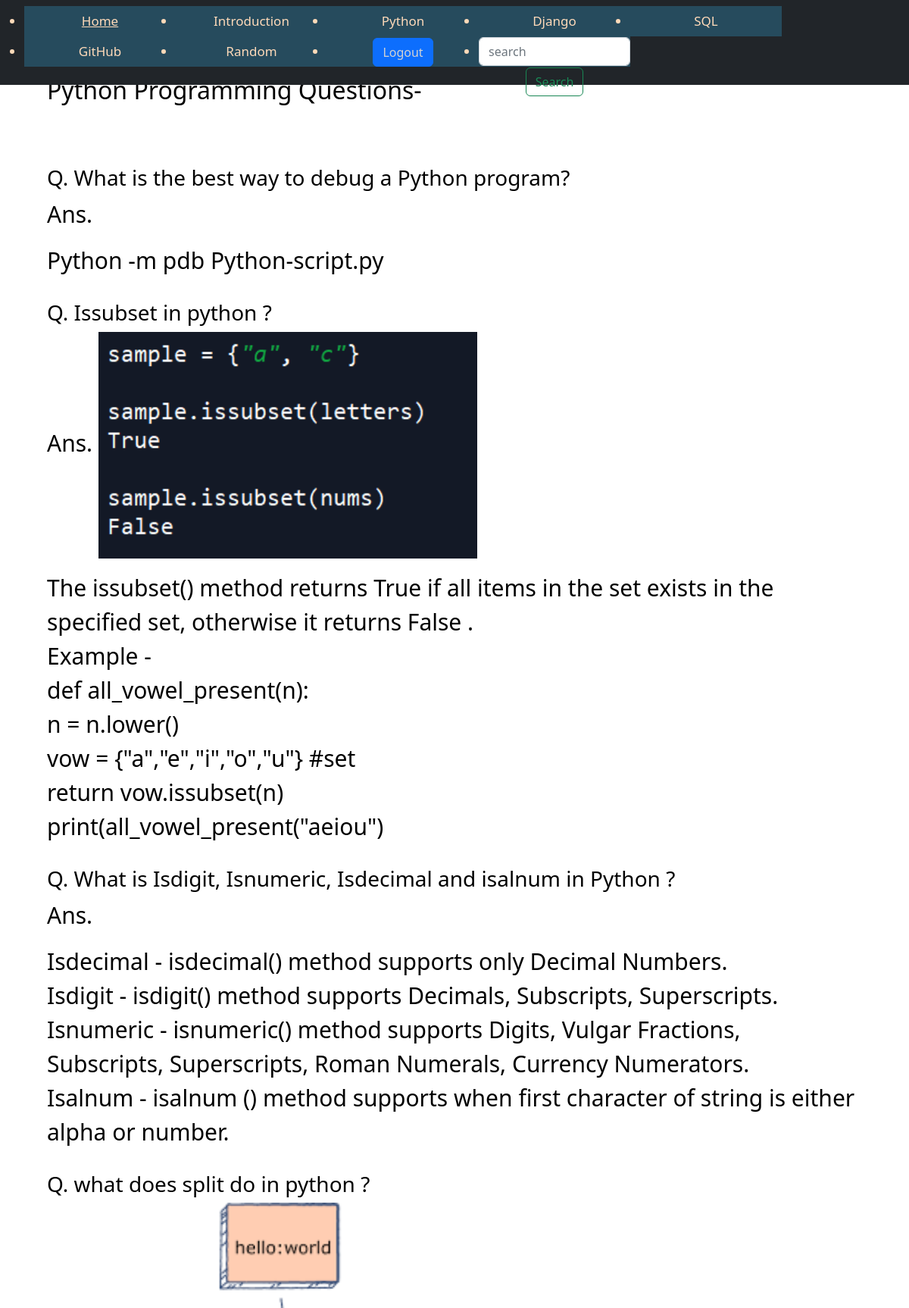
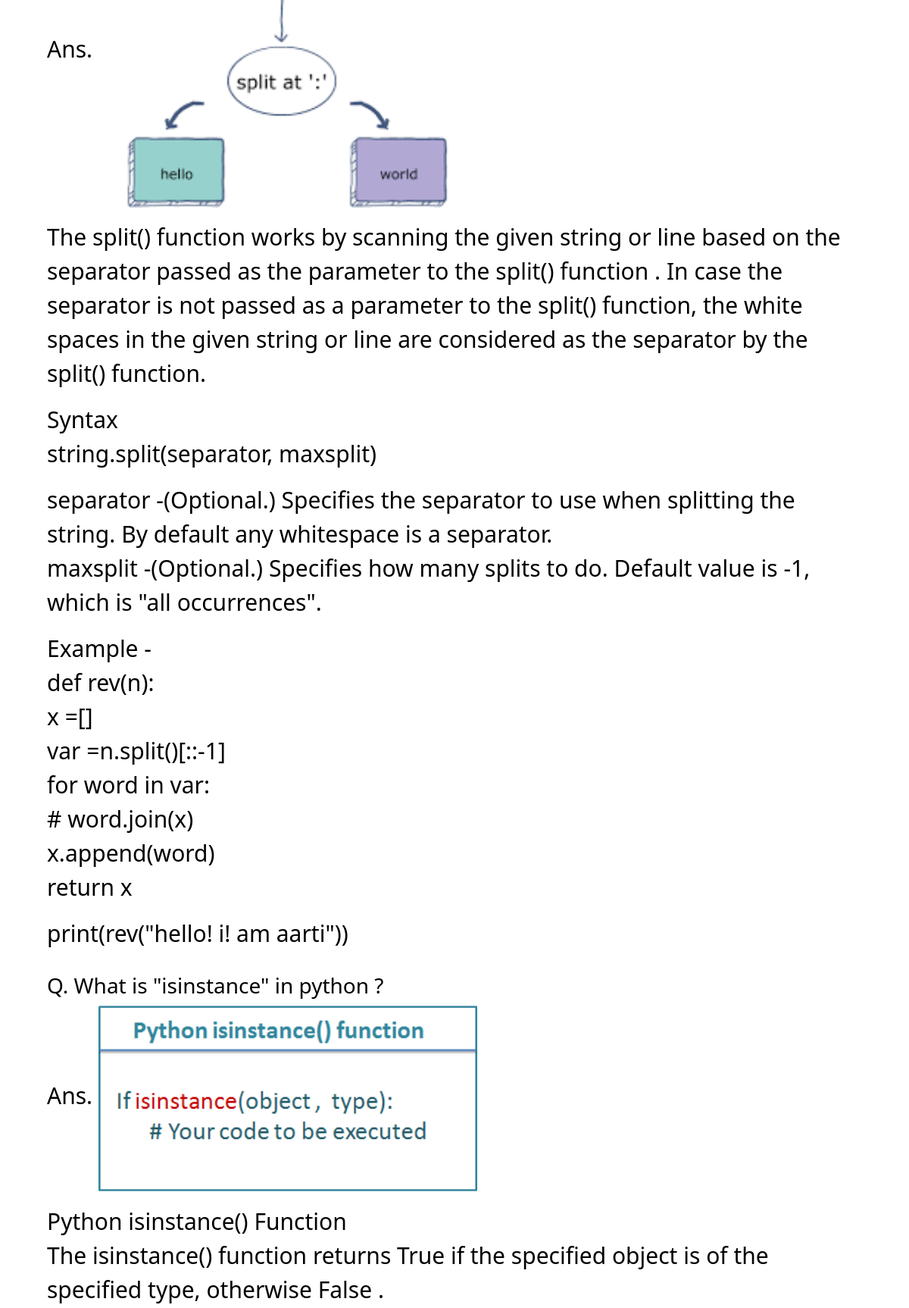
Page /python_programming_questions/ (upper part) on the committed database (2 pictures, top to bottom).
### main/models.py (models this page shows)
class InterviewQuestions(models.Model):
    interview_question_type = models.ForeignKey(InterviewQuestionType, on_delete=models.CASCADE)
    question = models.TextField(max_length=255, blank=True)
    img = models.ImageField(upload_to="productImages", blank=True)
    answer = models.TextField()

### main/views.py (the view)
# urls.py: path('python_programming_questions/', python_programming_questions, name="python_programming_questions"),
def python_programming_questions(request):
    questions = InterviewQuestions.objects.filter(interview_question_type__type__icontains="Python Programming "
                                                                                           "Questions")
    return render(request, 'main/python_programing_questions.html', {"questions": questions})

### main/templates/main/python_programing_questions.html (shortened to what this page needs)
<!doctype html>
<html lang="en">
<head>
</head>
<body>
{% include 'main/nav.html' %}
 <div class="container">
  <div class="right-section">
     <h2 style="margin-bottom: 80px">Python Programming Questions-</h2>
      {% for quest in questions %}
     <h3 style="margin-top: 30px">Q. {{ quest.question }}</h3>
     <p>Ans.{% if quest.img %} <img src="{{ quest.img.url }}" width="500px"> {% endif %}{{ quest.answer|linebreaks }}</p>
      {% endfor %}
  </div>
</div>
</body>
</html>

### main/templates/main/python_programing_questions.html (style rules this page uses)
.container { display: flex; width: 100%; height: 100%; }
.right-section { font-size: 30px; padding-left: 20px; padding-right: 20px; padding-top: 100px; color: black; }

### rows in the picture
InterviewQuestions: question "What is the best way to debug a Python program?", answer "Python -m pdb Python-script.py"
InterviewQuestions: question "Issubset in python ?", img (picture), answer "The issubset() method returns True if all items in the set exists in the specified set, otherwise it returns False . Example - def all_vowel_present(n): n = n.lower() vow = {\"a\",\"e\",\"i\",\"o\",\"u\"} #set return vow.issubset(n) print(all_vowel_present(\"aeiou\")"
InterviewQuestions: question "What is Isdigit, Isnumeric, Isdecimal and isalnum in Python ?", answer "Isdecimal - isdecimal() method supports only Decimal Numbers. Isdigit - isdigit() method supports Decimals, Subscripts, Superscripts. Isnumeric - isnumeric() method supports Digits, Vulgar Fractions, Subscripts, Superscripts, Roman Numerals, Currency Numerators. Isalnum - isalnum () method supports when first character of string is either alpha or number."
InterviewQuestions: question "what does split do in python ?", img (picture), answer "The split() function works by scanning the given string or line based on the separator passed as the parameter to the split() function . In case the separator is not passed as a parameter to the split() function, the white spaces in the given string or line are considered as the separator by the split() function. Syntax string.split(separator, maxsplit) separator -(Optional.) Specifies the separator to use when splitting the string. By default any whitespace is a separator. maxsplit -(Optional.) Specifies how many splits to do. Default value is -1, which is \"all occurrences\". Example - def rev(n): x =[] var =n.split()[::-1] for word in var: # word.join(x) x.append(word) return x…"
InterviewQuestions: question "What is \"isinstance\" in python ?", img (picture), answer "Python isinstance() Function The isinstance() function returns True if the specified object is of the specified type, otherwise False ."
